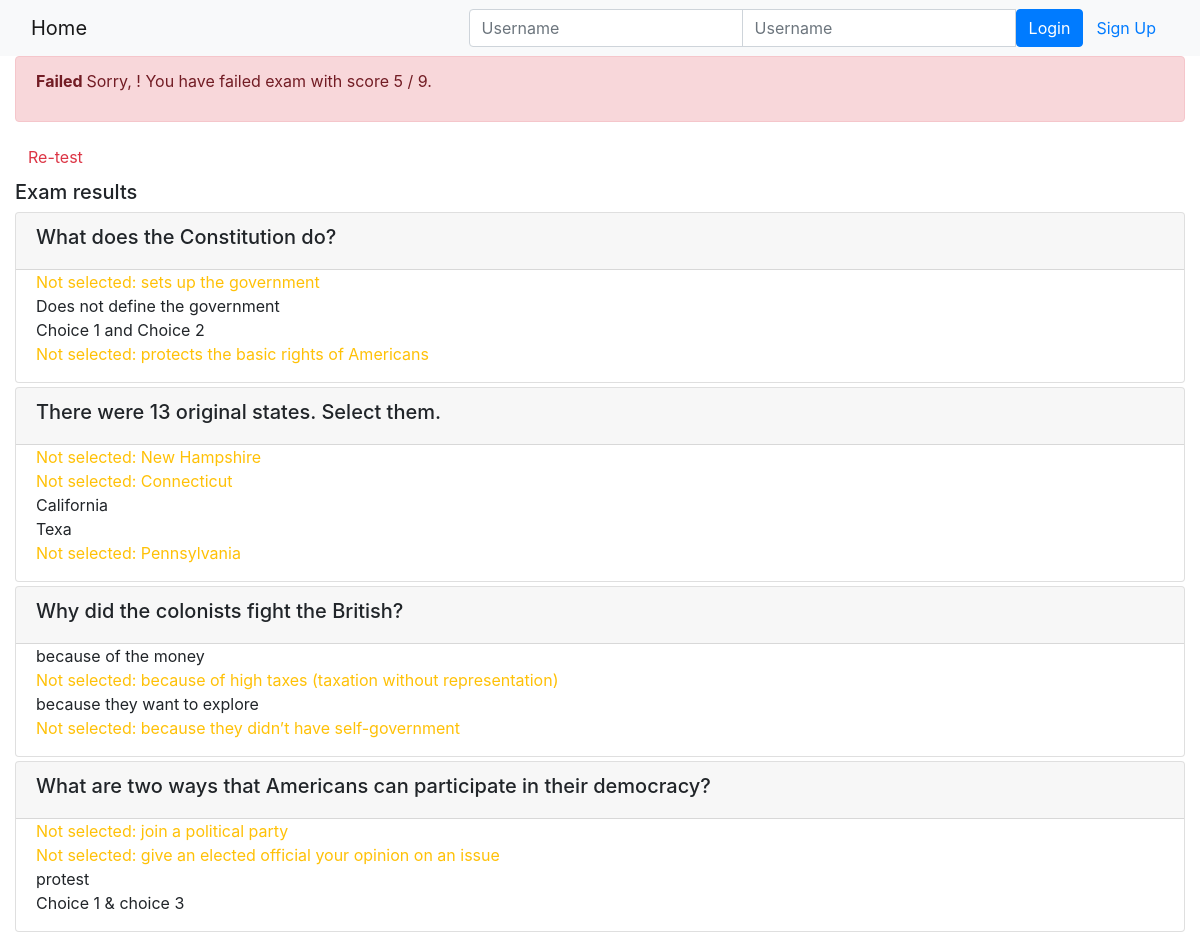
/onlinecourse/course/2/submission/2/result/, run on the app's committed database.
### onlinecourse/models.py (models this page shows, shortened)
class Question(models.Model):
    lesson = models.ForeignKey(Lesson, on_delete=models.CASCADE)
    question_text = models.TextField()
    question_grade = models.IntegerField()

class Choice(models.Model):
    question = models.ForeignKey(Question, on_delete=models.CASCADE)
    choice_text = models.TextField()
    is_correct = models.BooleanField()

### onlinecourse/views.py (the view)
# urls.py: path('course/<int:course_id>/submission/<int:submission_id>/result/', views.show_exam_result, name='show_exam_result'),
def show_exam_result(request, course_id, submission_id):
    context = {}
    course = Course.objects.get(id = course_id)
    submit = Submission.objects.get(id = submission_id)
    choices = Submission.objects.filter(id = submission_id).values_list('choices', flat=True)
    total_score = 0
    mark = 0
    for i in submit.choices.all().filter(is_correct=True).values_list('question'):
        mark += 1
    for lesson in course.lesson_set.all():
        for question in lesson.question_set.all():
            total_score += question.question_grade
    context['choices'] = choices
    context['mark'] = mark
    context['total_score'] = total_score
    context['grade'] = int(mark) / total_score * 100
    context['course'] = course
    return render(request, 'onlinecourse/exam_result_bootstrap.html', context)

### onlinecourse/templates/onlinecourse/exam_result_bootstrap.html (shortened to what this page needs)
<!DOCTYPE html>
<html lang="en">
<head>
    {% load static %}
    <link rel="stylesheet" href="https://maxcdn.bootstrapcdn.com/bootstrap/4.5.2/css/bootstrap.min.css">
</head>
<body>
 <nav class="navbar navbar-light bg-light">
    <div class="container-fluid">
        <div class="navbar-header">
              <a class="navbar-brand" href="{% url 'onlinecourse:index' %}">Home</a>
        </div>
        <ul class="nav navbar-nav navbar-right">
            {% if user.is_authenticated %}
            <li>
                <a class="btn btn-link" href="#">{{ user.first_name }}({{ user.username }})</a>
                <a class="btn btn-link" href="{% url 'onlinecourse:logout' %}">Logout</a>
            </li>
            {% else %}
            <li>
                <form class="form-inline" action="{% url 'onlinecourse:login' %}" method="post">
                    <div class="input-group">
                        <input type="text" class="form-control" placeholder="Username" name="username" >
                        <input type="password" class="form-control" placeholder="Username" name="psw" >
                        <button class="btn btn-primary" type="submit">Login</button>
                        <a class="btn btn-link" href="{% url 'onlinecourse:registration' %}">Sign Up</a>
                    </div>
                </form>
            </li>
            {% endif %}
        </ul>
    </div>
</nav>
<div class="container-fluid">
    {% if grade > 80 %}
    <div class="alert alert-success">
       <p>
           <b>Congratulations, {{user.first_name}}! </b>
           You have passed the exam and completed the course with {{mark}} / {{total_score}}.
       </p>
    </div>
        {% else %}
        <div class="alert alert-danger">
            <p>
            <b> Failed </b>
                Sorry, {{user.first_name}}!
                You have failed exam with score {{mark}} / {{total_score}}.
            </p>
        </div>
        <a class="btn btn-link text-danger" href="{% url 'onlinecourse:course_details' course.id %}">Re-test</a>
        {% endif %}
        <div class="card-columns-vertical mt-1">
        <h5 class="">Exam results</h5>
            {% for lesson in course.lesson_set.all %}
            {% for question in lesson.question_set.all %}
            <div class="card mt-1">
                <div class="card-header"><h5>{{ question.question_text }}</h5></div>
                <div class="form-group">
                    {% for choice in question.choice_set.all %}
                    <div class="form-check">
                        {%if choice.is_correct and choice.id in choices%}
                        <div class="text-success">Correct answer: {{ choice.choice_text }}</div>
                        {%elif choice.is_correct and not choice.id in choices%}
                        <div class="text-warning">Not selected: {{ choice.choice_text }}</div>
                        {%elif not choice.is_correct and choice.id in choices%}
                        <div class="text-danger">Wrong answer: {{ choice.choice_text }}</div>
                        {%else%}
                        <div>{{ choice.choice_text }}</div>
                        {%endif%}
                    </div>
                    {% endfor %}
                </div>
            </div>
            {% endfor %}
            {% endfor %}
        </div>
    </div>
</body>
</html>

### data on the page
Question: question_text "What does the Constitution do?"
Choice: choice_text "sets up the government"
Choice: choice_text "Does not define the government"
Choice: choice_text "Choice 1 and Choice 2"
Choice: choice_text "protects the basic rights of Americans"
Question: question_text "There were 13 original states. Select them."
Choice: choice_text "New Hampshire"
Choice: choice_text "Connecticut"
Choice: choice_text "California"
Choice: choice_text "Texa"
Choice: choice_text "Pennsylvania"
Question: question_text "Why did the colonists fight the British?"
Choice: choice_text "because of the money"
Choice: choice_text "because of high taxes (taxation without representation)"
Choice: choice_text "because they want to explore"
Choice: choice_text "because they didn’t have self-government"
Question: question_text "What are two ways that Americans can participate in their democracy?"
Choice: choice_text "join a political party"
Choice: choice_text "give an elected official your opinion on an issue"
Choice: choice_text "protest"
Choice: choice_text "Choice 1 & choice 3"

### other printed values
{{ mark }} "5"
{{ total_score }} "9"
